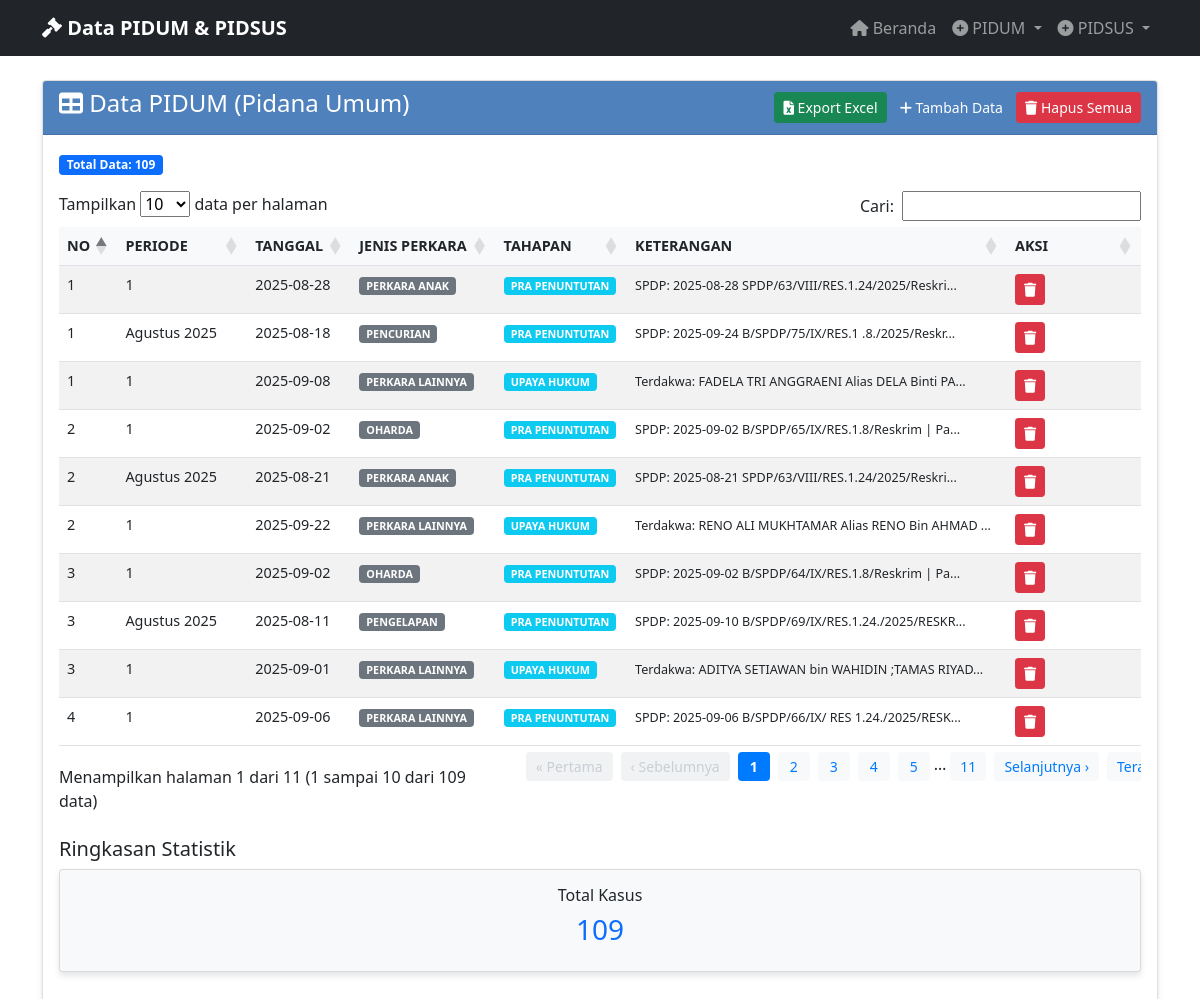
Screenshot of /view_pidum with the database file from the repository.
### tables this page shows
CREATE TABLE "pidum_data" (
                id INTEGER PRIMARY KEY AUTOINCREMENT,
                no TEXT NOT NULL,
                periode TEXT NOT NULL,
                tanggal TEXT NOT NULL,
                jenis_perkara TEXT NOT NULL,
                tahapan_penanganan TEXT NOT NULL,
                keterangan TEXT NOT NULL,
                created_at TIMESTAMP DEFAULT CURRENT_TIMESTAMP
            );

### app_with_db.py (the view)
@app.route('/view_pidum')
def view_pidum():
    data = get_all_pidum_data()  # Changed to include ID for delete functionality
    return render_template('view_pidum.html', data=data)

### database.py (called while the page is built)
@contextmanager
def get_db_connection():
    conn = sqlite3.connect(DATABASE_PATH)
    conn.row_factory = sqlite3.Row
    try:
        yield conn
    finally:
        conn.close()

def get_all_pidum_data():
    with get_db_connection() as conn:
        cursor = conn.cursor()
        cursor.execute('SELECT * FROM pidum_data ORDER BY created_at DESC')
        rows = cursor.fetchall()
        return [dict(row) for row in rows]

### templates/view_pidum.html (shortened to what this page needs)
{% extends "base.html" %}
{% block content %}
<div class="row">
    <div class="col-md-12">
        <div class="card">
            <div class="card-header d-flex justify-content-between align-items-center">
                <h4><i class="fas fa-table"></i> Data PIDUM (Pidana Umum)</h4>
                <div>
                    <a href="{{ url_for('export_pidum_excel') }}" class="btn btn-success btn-sm">
                        <i class="fas fa-file-excel"></i> Export Excel
                    </a>
                    <a href="{{ url_for('input_pidum') }}" class="btn btn-primary btn-sm">
                        <i class="fas fa-plus"></i> Tambah Data
                    </a>
                    {% if data %}
                    <button type="button" class="btn btn-danger btn-sm" onclick="confirmDeleteAll()">
                        <i class="fas fa-trash"></i> Hapus Semua
                    </button>
                    {% endif %}
                </div>
            </div>
            <div class="card-body">
                {% if data %}
                    <div class="mb-3">
                        <span class="badge bg-primary">Total Data: {{ data|length }}</span>
                    </div>
                    <div class="table-responsive">
                        <table class="table table-striped table-hover" id="pidumTable">
                            <thead>
                                <tr>
                                    <th>NO</th>
                                    <th>PERIODE</th>
                                    <th>TANGGAL</th>
                                    <th>JENIS PERKARA</th>
                                    <th>TAHAPAN</th>
                                    <th>KETERANGAN</th>
                                    <th width="100">AKSI</th>
                                </tr>
                            </thead>
                            <tbody>
                                {% for item in data %}
                                <tr>
                                    <td>{{ item.no }}</td>
                                    <td>{{ item.periode }}</td>
                                    <td>{{ item.tanggal }}</td>
                                    <td>
                                        <span class="badge bg-secondary">{{ item.jenis_perkara }}</span>
                                    </td>
                                    <td>
                                        <span class="badge bg-info">{{ item.tahapan_penanganan or 'N/A' }}</span>
                                    </td>
                                    <td>
                                        <small>{{ item.keterangan[:50] if item.keterangan else '-' }}{% if item.keterangan and item.keterangan|length > 50 %}...{% endif %}</small>
                                    </td>
                                    <td>
                                        <button type="button" class="btn btn-danger btn-sm"
                                                onclick="confirmDelete({{ item.id }}, '{{ item.no|e }}')">
                                            <i class="fas fa-trash"></i>
                                        </button>
                                    </td>
                                </tr>
                                {% endfor %}
                            </tbody>
                        </table>
                    </div>
                    <div class="row mt-4">
                        <div class="col-md-12">
                            <h5>Ringkasan Statistik</h5>
                            <div class="row">
                                <div class="col-md-12">
                                    <div class="card bg-light">
                                        <div class="card-body text-center">
                                            <h6>Total Kasus</h6>
                                            <h3 class="text-primary">{{ data|length }}</h3>
                                        </div>
                                    </div>
                                </div>
                            </div>
                        </div>
                    </div>
                {% endif %}
            </div>
        </div>
    </div>
</div>
{% block scripts %}
<link href="https://cdn.datatables.net/1.11.5/css/dataTables.bootstrap5.min.css" rel="stylesheet">
{% endblock %}
{% endblock %}

### templates/base.html (style rules this page uses)
.card { box-shadow: 0 4px 6px rgba(0, 0, 0, 0.1); margin-bottom: 20px; }
.card-header { background-color: #4F81BD; color: white; font-weight: bold; }
.btn-primary { background-color: #4F81BD; border-color: #4F81BD; }
.table { font-size: 0.9rem; }
.table th { background-color: #f8f9fa; font-weight: bold; }

### rows the page displays
pidum_data: no "1", periode "1", tanggal "2025-08-28", jenis_perkara "PERKARA ANAK", tahapan_penanganan "PRA PENUNTUTAN", keterangan "SPDP: 2025-08-28 SPDP/63/VIII/RES.1.24/2025/Reskri"
pidum_data: no "2", periode "1", tanggal "2025-09-02", jenis_perkara "OHARDA", tahapan_penanganan "PRA PENUNTUTAN", keterangan "SPDP: 2025-09-02 B/SPDP/65/IX/RES.1.8/Reskrim | Pa"
pidum_data: no "3", periode "1", tanggal "2025-09-02", jenis_perkara "OHARDA", tahapan_penanganan "PRA PENUNTUTAN", keterangan "SPDP: 2025-09-02 B/SPDP/64/IX/RES.1.8/Reskrim | Pa"
pidum_data: no "4", periode "1", tanggal "2025-09-06", jenis_perkara "PERKARA LAINNYA", tahapan_penanganan "PRA PENUNTUTAN", keterangan "SPDP: 2025-09-06 B/SPDP/66/IX/ RES 1.24./2025/RESK"
pidum_data: no "1", periode "Agustus 2025", tanggal "2025-08-18", jenis_perkara "PENCURIAN", tahapan_penanganan "PRA PENUNTUTAN", keterangan "SPDP: 2025-09-24 B/SPDP/75/IX/RES.1 .8./2025/Reskr"
pidum_data: no "2", periode "Agustus 2025", tanggal "2025-08-21", jenis_perkara "PERKARA ANAK", tahapan_penanganan "PRA PENUNTUTAN", keterangan "SPDP: 2025-08-21 SPDP/63/VIII/RES.1.24/2025/Reskri"
pidum_data: no "3", periode "Agustus 2025", tanggal "2025-08-11", jenis_perkara "PENGELAPAN", tahapan_penanganan "PRA PENUNTUTAN", keterangan "SPDP: 2025-09-10 B/SPDP/69/IX/RES.1.24./2025/RESKR"
pidum_data: no "1", periode "1", tanggal "2025-09-08", jenis_perkara "PERKARA LAINNYA", tahapan_penanganan "UPAYA HUKUM", keterangan "Terdakwa: FADELA TRI ANGGRAENI Alias DELA Binti PA"
pidum_data: no "2", periode "1", tanggal "2025-09-22", jenis_perkara "PERKARA LAINNYA", tahapan_penanganan "UPAYA HUKUM", keterangan "Terdakwa: RENO ALI MUKHTAMAR Alias RENO Bin AHMAD"
pidum_data: no "3", periode "1", tanggal "2025-09-01", jenis_perkara "PERKARA LAINNYA", tahapan_penanganan "UPAYA HUKUM", keterangan "Terdakwa: ADITYA SETIAWAN bin WAHIDIN ;TAMAS RIYAD"

### other values shown
{{ data|length }} "109"
